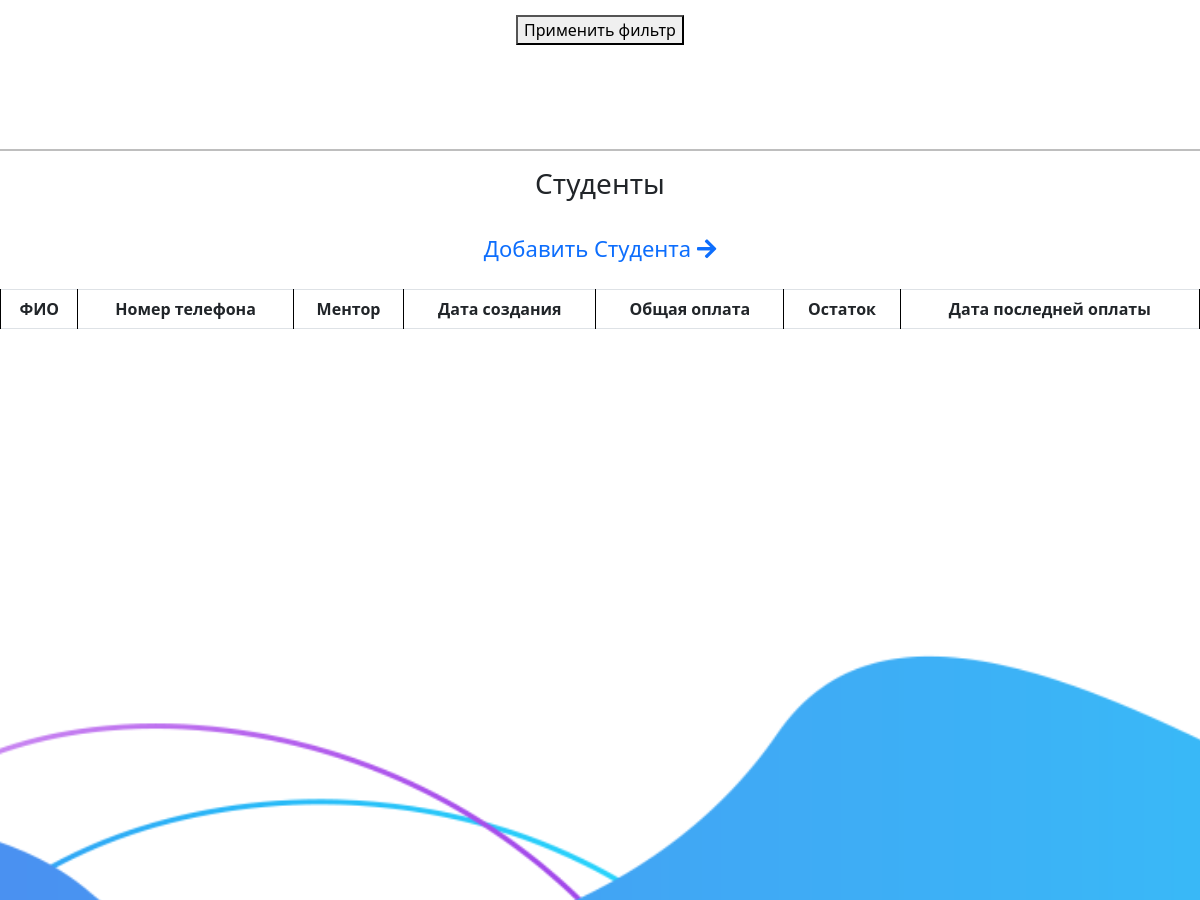
The page /srm/students/ (signed in, middle part) on the database as committed earlier.
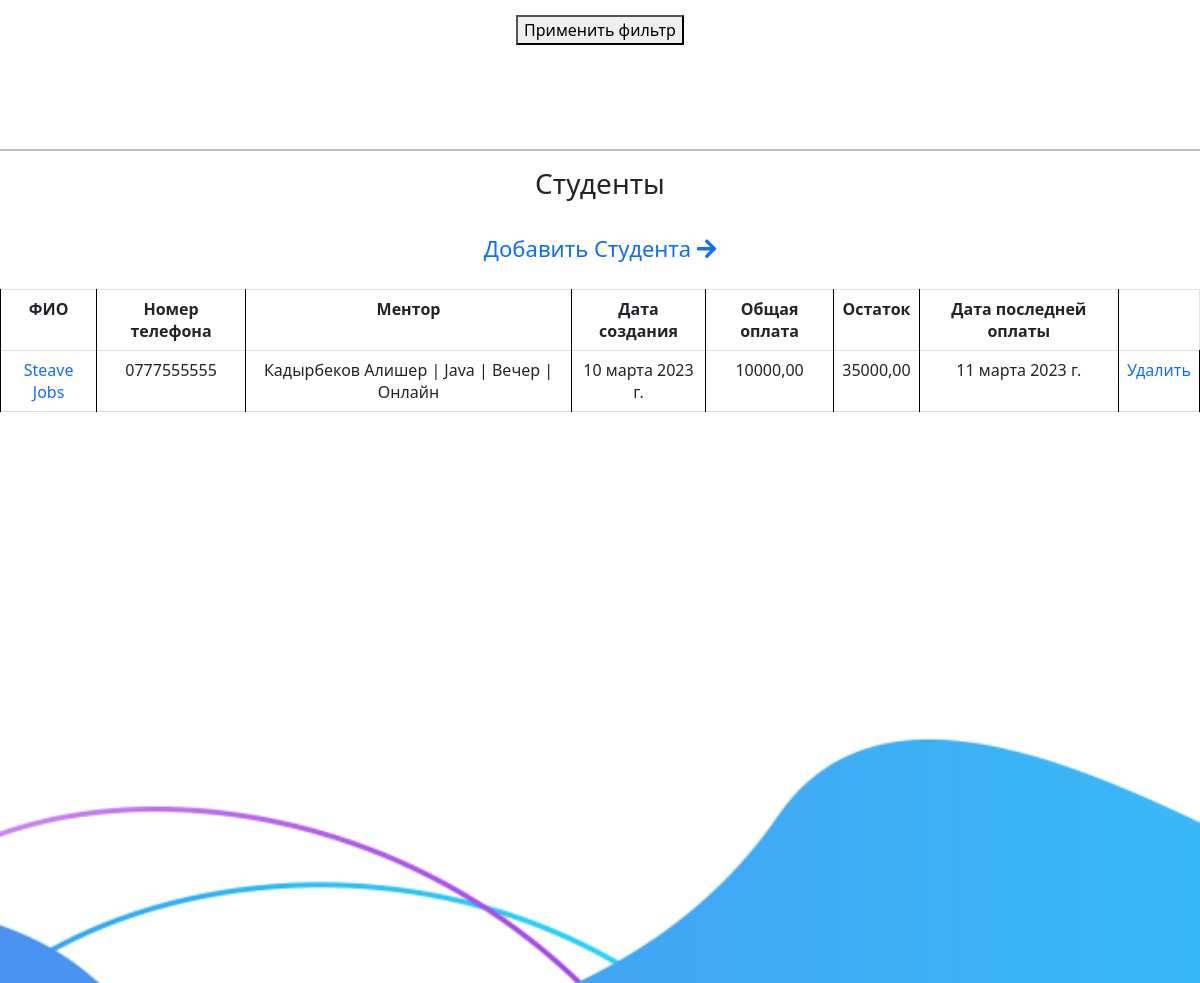
The same page on the database as committed later.
### srm/models.py (models this page shows, shortened)
class Student(models.Model):
    full_name = models.CharField(max_length=80, verbose_name=('ФИО'))
    phone_number = models.CharField(verbose_name=('Номер телефона'), max_length=15)
    course = models.ForeignKey(
        Course,
        on_delete=models.CASCADE,
        verbose_name='Курс',
        related_name='student')
    teacher = models.ForeignKey(Employee, on_delete=models.CASCADE, verbose_name='Ментор', blank=True, null=True)
    studying_time = models.PositiveSmallIntegerField(
        choices=(
            (1, 'Утро'),
            (2, 'День'),
            (3, 'Вечер'),
            (4, 'Ночь'),
        ),
        verbose_name='Время обучения',
        blank=True,
        null=True
    )
    format = models.ForeignKey(LearningFormat, on_delete=models.CASCADE, verbose_name='Формат обучения', blank=True, null=True)
    certificate = models.PositiveSmallIntegerField(default=0, verbose_name='Сертификат')
    url = models.URLField(blank=True, null=True)
    total_payment = models.DecimalField(
        decimal_places=2,
        max_digits=12,
        default=0.00,
        verbose_name='Общая оплата',
        blank=True,
        null=True)
    last_payment_date = models.DateField(verbose_name='Дата последней оплаты', blank=True, null=True)
    remainder = models.DecimalField(
        decimal_places=2,
        max_digits=12,
        default=0.00,
        verbose_name='Остаток')
    description = models.TextField(verbose_name='Описание', blank=True, null=True)
    is_graduate = models.BooleanField(default=False, verbose_name='Выпускник')
    created_date = models.DateField(auto_now_add=True, verbose_name='Дата создания')
    class Meta:
        verbose_name = 'Студент'
        verbose_name_plural = 'Студенты'

class Employee(models.Model):
    full_name = models.CharField(max_length=123, verbose_name='ФИО')
    image = models.ImageField(upload_to='media/image', verbose_name='Фотография')
    role = models.ForeignKey(Role, on_delete=models.CASCADE, verbose_name='Роль')
    salary = models.DecimalField(decimal_places=2, max_digits=12, default=0.00, verbose_name='Зарплата')
    description = models.TextField(verbose_name=('Описание для Лэндинга'), blank=True, null=True)
    course = models.ManyToManyField(Course, verbose_name='Курс', blank=True, null=True)
    studying_time = models.ManyToManyField(StudyingTime, verbose_name='Время обучения', blank=True, null=True)
    format = models.ManyToManyField(LearningFormat, verbose_name='Формат обучения', blank=True, null=True)
    created_date = models.DateTimeField(auto_now_add=True, verbose_name='Дата создания')
    is_active = models.BooleanField(default=True, verbose_name='Активен')
    def course_names(self):
        return " %s" % (", ".join([formats.title for formats in self.course.all()]))
    def format_names(self):
        return " %s" % (", ".join([formats.title for formats in self.format.all()]))
    def studying_time_names(self):
        return " %s" % (", ".join([formats.title for formats in self.studying_time.all()]))
    def __str__(self):
        return f'{self.full_name} | {self.course_names()} | {self.studying_time_names()} | {self.format_names()}'
    class Meta:
        verbose_name = 'Сотрудник'
        verbose_name_plural = 'Сотрудники'

class Course(models.Model):
    title = models.CharField(max_length=123, verbose_name=('Название'))
    created_date = models.DateTimeField(auto_now_add=True, verbose_name=('Дата создания'))
    is_active = models.BooleanField(default=True, verbose_name=('Активен'))
    def __str__(self):
        return self.title
    class Meta:
        verbose_name = 'Курс'
        verbose_name_plural = 'Курсы'

class StudyingTime(models.Model):
    title = models.CharField(max_length=15, verbose_name='Название')
    class Meta:
        verbose_name = 'Время обучения'
        verbose_name_plural = 'Время обучения'

class LearningFormat(models.Model):
    title = models.CharField(max_length=50, verbose_name='Название')
    def __str__(self):
        return self.title
    class Meta:
        verbose_name = 'Формат обучения'
        verbose_name_plural = 'Форматы обучения'

### srm/views.py (the view)
# urls.py: path('students/', views.StudentListView.as_view(), name='leads'),
class StudentListView(FilteredListView):
    model = Student
    queryset = Student.objects.all().order_by('-id')
    filterset_class = StudentFilter
    template_name = 'srm/leads.html'
    context_object_name = 'students'
    @method_decorator(user_passes_test(lambda u: u.is_admin or u.status == 4, login_url='/registration/'))
    def dispatch(self, request, *args, **kwargs):
        return super().dispatch(request, *args, **kwargs)

### srm/views.py (called while the page is built)
    def get_queryset(self):
        queryset = super().get_queryset()
        self.filterset = self.filterset_class(self.request.GET, queryset=queryset)
        return self.filterset.qs.distinct()

    def get_context_data(self, **kwargs):
        context = super().get_context_data(**kwargs)
        context['filterset'] = self.filterset
        return context

### srm/templates/srm/leads.html (shortened to what this page needs)
{% extends 'base.html' %}
{% load static %}
{% load crispy_forms_tags %}
{% block content %}
<br><br><br><br><br><br><br><br><br>
<center>
    <div class="container mt-3" style="width: 55%; fon-size: 10px;">
  <form method="get" id="incomes">
    <button type="submit">Применить фильтр</button>
</form>
  </div>
    <br><br><br>
  <hr style="height: 2px; color: black;" >
    <h3>Студенты</h3>
  <br>
    <a style="font-size: 22px;" href="{% url 'student_add' %}">Добавить Студента <i class="fa fa-arrow-right"></i></a>
<br>
<br>
<table class="table table-bordered">
  <tbody>
    <tr>
      <th style="text-align: center; margin: 0 10px;" >ФИО</th>
      <th style="text-align: center; margin: 0 10px;" >Номер телефона</th>
      <th style="text-align: center; margin: 0 10px;" >Ментор</th>
      <th style="text-align: center; margin: 0 10px;" >Дата создания</th>
      <th style="text-align: center; margin: 0 10px;" >Общая оплата</th>
      <th style="text-align: center; margin: 0 10px;" >Остаток</th>
      <th style="text-align: center; margin: 0 10px;" >Дата последней оплаты</th>
    </tr>
    {% for student in students %}
    <tr>
      <td style="text-align: center; margin: 0 10px;"><a href="{% url 'student_detail' student.id %}" >{{ student.full_name }}</a></td>
      <td style="text-align: center; margin: 0 10px;" >{{ student.phone_number }}</td>
        <td style="text-align: center; margin: 0 10px;" >{{ student.teacher }}</td>
      <td style="text-align: center; margin: 0 10px;" >{{ student.created_date }}</td>
        <td style="text-align: center; margin: 0 10px;" >{{ student.total_payment }}</td>
      <td style="text-align: center; margin: 0 10px;" >{{ student.remainder }}</td>
      {% if student.last_payment_date %}
        <td style="text-align: center; margin: 0 10px;" >{{ student.last_payment_date }}</td>
      {% else %}
        <td style="text-align: center; margin: 0 10px;" ></td>
      {% endif %}
      <td><a href="{% url 'student_delete' student.id %}">Удалить</a></td>
    </tr>
    {% endfor %}
  </tbody>
</table>
  <br>
<br>
<br>
</center>
{% endblock %}

Rows that differ between the two databases and show on the page:
added Student: full_name "Steave Jobs", phone_number "0777555555", teacher "Кадырбеков Алишер | Java | Вечер | Онлайн", created_date "10 марта 2023 г.", total_payment "10000,00", remainder "35000,00", last_payment_date "11 марта 2023 г."
